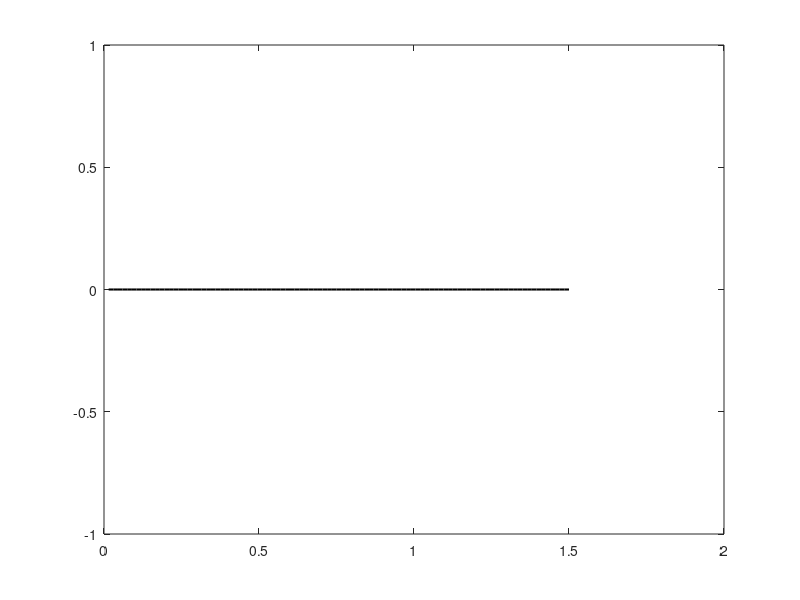

Recreate this plot in MATLAB. (Note: this script raises an error after producing the figure.)
clc;clear;close all;
%% Define parameters 
b = 0.160; % Wheel distance
kr = 0.0005; % error constant for right wheel
kl = 0.0005; % error constant for left wheel
r = 0.033; % tyre radius mm

%% speed (You can either enter linear speed or enter the angular speed of tyres (Comment the line 13 and 14 for angular)
omega_r = 1.0; % right wheel rad/s
omega_l = 0.5; % left wheel rad/s
v_r = omega_r * r; % right wheel m/s
v_l = omega_l * r; % left wheel m/s
v_r = 0.15; % right wheel m/s
v_l = 0.15; % left wheel m/s

%% Initilaziton
dt = 0.1; 
T = 10; 
timesteps = T/dt;
x = 0; y = 0; theta = 0;
Sigma_p = zeros(3, 3); % covariance 
X = zeros(timesteps, 1);
Y = zeros(timesteps, 1);
Theta = zeros(timesteps, 1);
Sigma_all = zeros(3, 3, timesteps);

%% Main loop
for t = 1:timesteps
    delta_s_r = v_r * dt;
    delta_s_l = v_l * dt;
    delta_s = (delta_s_r + delta_s_l) / 2;
    delta_theta = (delta_s_r - delta_s_l) / b;
    x = x + delta_s * cos(theta + delta_theta / 2);
    y = y + delta_s * sin(theta + delta_theta / 2);
    theta = theta + delta_theta;

    % Update covariance 
    F_p = [1 0 -delta_s * sin(theta + delta_theta / 2); 
           0 1 delta_s * cos(theta + delta_theta / 2); 
           0 0 1];
       
    F_delta = [cos(theta + delta_theta / 2) / 2 -delta_s * sin(theta + delta_theta / 2) / (2 * b);
               sin(theta + delta_theta / 2) / 2 delta_s * cos(theta + delta_theta / 2) / (2 * b);
               1 / b -1 / b];
               
    Sigma_delta = [kr * abs(delta_s_r) 0; 0 kl * abs(delta_s_l)];
    Sigma_p = F_p * Sigma_p * F_p' + F_delta * Sigma_delta * F_delta';
    X(t) = x;
    Y(t) = y;
    Theta(t) = theta;
    Sigma_all(:, :, t) = Sigma_p;
    
    %%% I used it for debugging. commenout to see step by step
    % if mod(t, 10) == 0 
    %     figure(1);
    %     plot(X, Y, 'k');
    %     hold on;
    %     error_ellipse(Sigma_p(1:2, 1:2), [x y]);
    %     plot(x, y, 'ro'); 
    %     hold off;
    %     pause(0.1);
    % end
end

%% Plotting

figure(2);
plot(X, Y, 'k', 'LineWidth', 1.5);
hold on;
for t = 1:10:timesteps
    error_ellipse(Sigma_all(1:2, 1:2, t), [X(t) Y(t)]);
    plot(X(t), Y(t), 'ro'); 
end
xlabel('x [m]');
ylabel('y [m]');
title('Uncertainty Ellipses');
axis equal; 
grid on; 
hold off;
